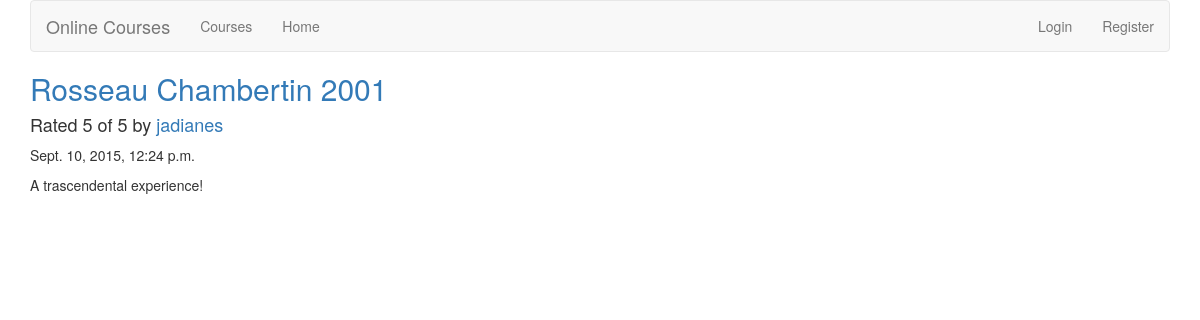
/reviews/review/69/, run on the app's committed database.
### reviews/models.py (models this page shows, shortened)
class Review(models.Model):
    RATING_CHOICES = (
        (1, '1'),
        (2, '2'),
        (3, '3'),
        (4, '4'),
        (5, '5'),
    )
    wine = models.ForeignKey(Course)
    pub_date = models.DateTimeField('date published')
    user_name = models.CharField(max_length=100)
    comment = models.CharField(max_length=200)
    rating = models.IntegerField(choices=RATING_CHOICES)

class Course(models.Model):
    name = models.CharField(max_length=200)

### reviews/views.py (the view)
# urls.py: url(r'^review/(?P<review_id>[0-9]+)/$', views.review_detail, name='review_detail'),
def review_detail(request, review_id):
    review = get_object_or_404(Review, pk=review_id)
    return render(request, 'reviews/review_detail.html', {'review': review})

### reviews/templates/reviews/review_detail.html
{% extends 'base.html' %}
{% block title %}
<h2><a href="{% url 'reviews:wine_detail' review.wine.id %}">{{ review.wine.name }}</a></h2>
{% endblock %}
{% block content %}
<h4>Rated {{ review.rating }} of 5 by <a href="{% url 'reviews:user_review_list' review.user_name %}" >{{ review.user_name }}</a></h4>
<p>{{ review.pub_date }}</p>
<p>{{ review.comment }}</p>
{% endblock %}

### data on the page
Review: wine.name "Rosseau Chambertin 2001", rating "5", user_name "jadianes", pub_date "Sept. 10, 2015, 12:24 p.m.", comment "A trascendental experience!"
